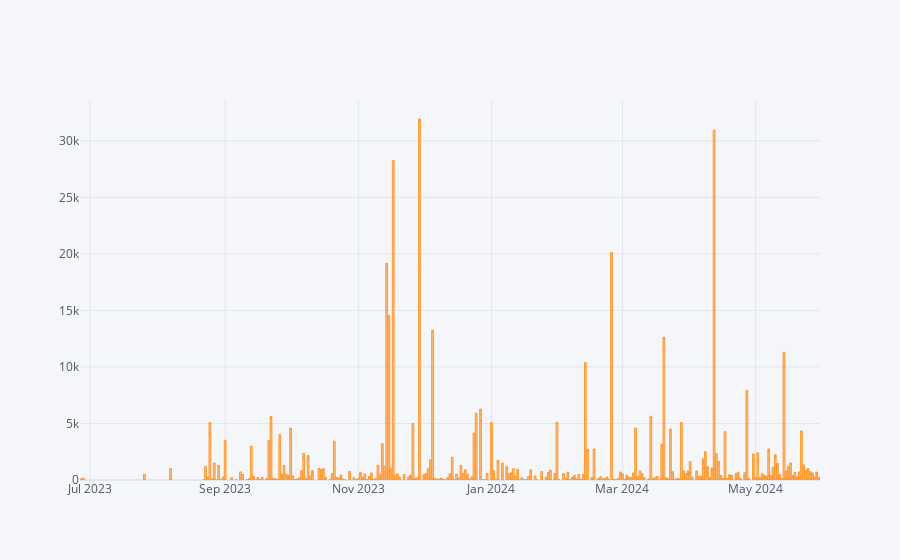

The cell this chart's notebook holds for it:
### Code cell
p1_transaction[p1_transaction['type']=='DEBIT'].iplot(kind='bar',x='valueDate',y='amount',mode='lines+markers')

### Figure 1 — Plotly figure (JSON) as saved in the notebook; plotly's stock layout.template omitted (floating-point values rounded to 4 significant figures; data arrays with more than 128 entries replaced by an {"elided": "..."} marker saying what was removed)
{"data": [{"marker": {"color": "rgba(255, 153, 51, 0.6)", "line": {"color": "rgba(255, 153, 51, 1.0)", "width": 1}}, "name": "amount", "orientation": "v", "text": "", "type": "bar", "x": {"elided": "695 str values"}, "y": {"elided": "695 float values"}}], "layout": {"legend": {"bgcolor": "#F5F6F9", "font": {"color": "#4D5663"}}, "paper_bgcolor": "#F5F6F9", "plot_bgcolor": "#F5F6F9", "title": {"font": {"color": "#4D5663"}}, "xaxis": {"gridcolor": "#E1E5ED", "showgrid": true, "tickfont": {"color": "#4D5663"}, "title": {"font": {"color": "#4D5663"}, "text": ""}, "zerolinecolor": "#E1E5ED"}, "yaxis": {"gridcolor": "#E1E5ED", "showgrid": true, "tickfont": {"color": "#4D5663"}, "title": {"font": {"color": "#4D5663"}, "text": ""}, "zerolinecolor": "#E1E5ED"}}}
